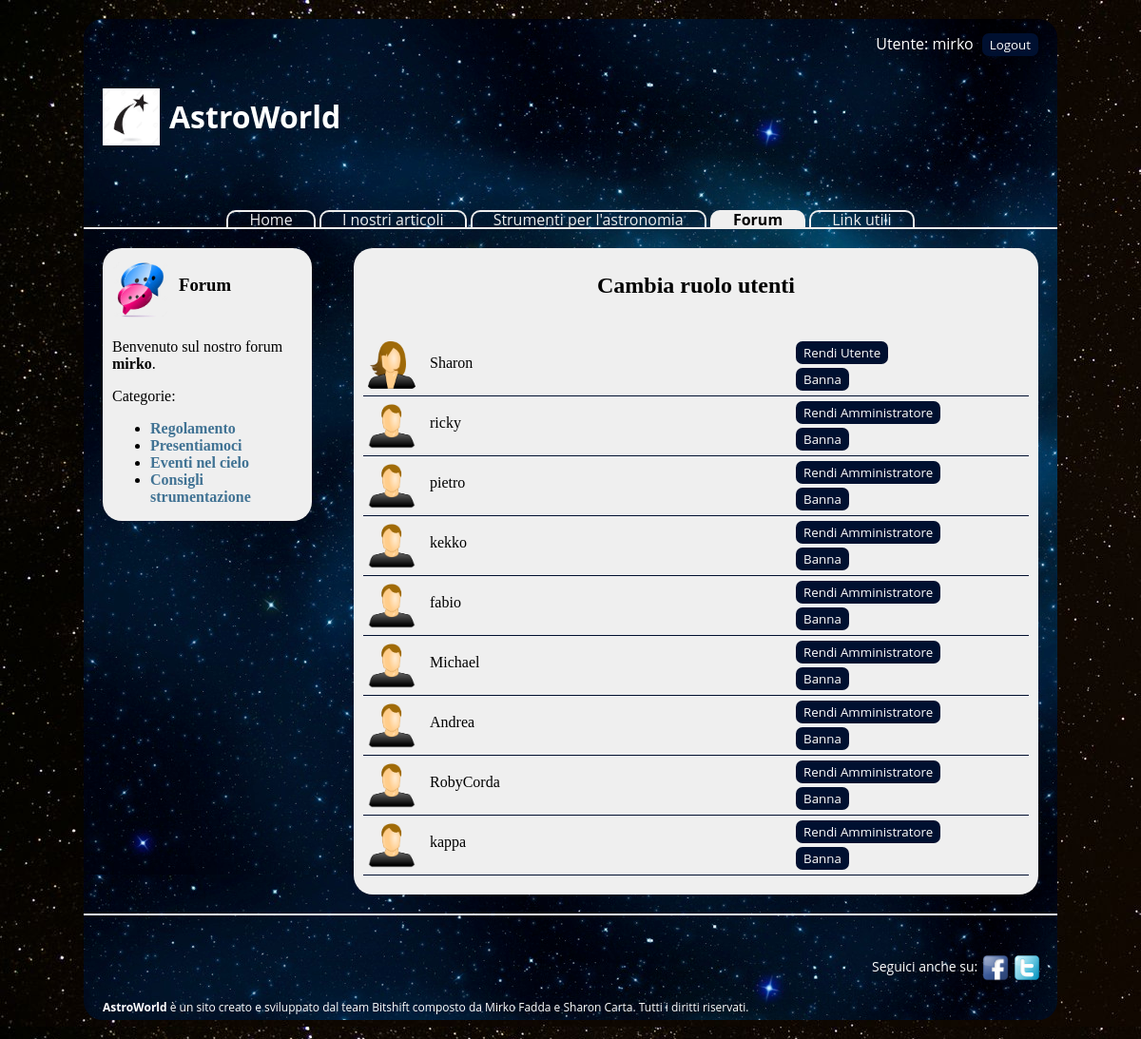
The page /index.php?page=forum&subpage=cambiaRuolo_Banna (signed in) on the database its author committed.
### tables this page shows
CREATE TABLE IF NOT EXISTS `categorie` (
  `id` bigint(20) unsigned NOT NULL AUTO_INCREMENT,
  `nome` varchar(128) DEFAULT NULL,
  UNIQUE KEY `id` (`id`)
);

CREATE TABLE IF NOT EXISTS `utenti` (
  `id` bigint(20) unsigned NOT NULL AUTO_INCREMENT,
  `username` varchar(128) DEFAULT NULL,
  `password` varchar(128) DEFAULT NULL,
  `eta` int(11) DEFAULT NULL,
  `sesso` varchar(128) DEFAULT NULL,
  `email` varchar(128) DEFAULT NULL,
  `citta` varchar(128) DEFAULT NULL,
  `ruolo` int(11) DEFAULT NULL,
  UNIQUE KEY `id` (`id`),
  UNIQUE KEY `id_2` (`id`)
);

### php/controller/ControllerForum.php (called while the page is built, shortened)
<?php
include_once("php/model/Utente.php");
include_once("php/model/Categoria.php");
class ControllerForum extends ControllerBase{
    public function gestisciOperazioni(&$request){
        $vista = ImpostaPagina::creaIstanza();
        if(isset($request['subpage'])){
            switch($request['subpage']){
                case 'cambiaRuolo_Banna':
                    if($_SESSION['userRole'] == Utente::Amministratore){
                        $listaUtenti = $this->mostraCambiaRuoloBanna($vista);
                        $listaCategorie = $this->mostraForum($vista);
                    } else{
                        include("php/view/accessoNegato.php");
                        exit();
                    }
                    break;
            }
        }
        include ("php/view/master.php");
    }
    protected function mostraCambiaRuoloBanna($vista){
        return Utente::caricaElencoUtenti();
    }
    protected function mostraForum(ImpostaPagina $vista){
	    return Categoria::caricaElencoCategorie();
    }
}
?>

### php/model/Categoria.php (called while the page is built, shortened)
<?php
class Categoria{
    private $id;
    private $nome;
    public function setId($id){
        if(filter_var($id, FILTER_VALIDATE_INT)){
            $this->id = $id;
        }
    }
    public function getId(){
        return $this->id;
    }
    public function setNome($nome){
        $this->nome = $nome;
    }
    public function getNome(){
        return $this->nome;
    }
    public static function creaCategoriaDaArray($array){
        $categoria = new Categoria();
        if(isset($array['id'])){
            $categoria->setId($array['id']);
        }
        $categoria->setNome($array['nome']);
        return $categoria;
    }
    public static function caricaElencoCategorie(){
        $db = Database::caricaDatabase();
        $client = $db->connetti();
        $query = "SELECT id, nome FROM categorie";
        $risultato = $client->query($query);
        if($risultato->num_rows > 0){
            while($categoria = $risultato->fetch_array()){
                $listaCategorie[] = Categoria::creaCategoriaDaArray($categoria);
            }
            return $listaCategorie;
        } else{
            $client->close();
            return false;
        }
    }
}
?>

### php/model/Utente.php (called while the page is built, shortened)
<?php
class Utente{
	private $username;
	private $sesso;
	private $ruolo;
	public function getUsername(){
		return $this->username;
	}
	public function setUsername($username){
		$this->username = $username;
	}
	public function setEta($eta){
        if(filter_var($eta, FILTER_VALIDATE_INT)){
            return true;
        } else return false;
    }
    public function getSesso(){
        return $this->sesso;
    }
    public function setSesso($sesso){
        $this->sesso = $sesso;
    }
    public function setEmail($email){
        if(filter_var($email, FILTER_VALIDATE_EMAIL)){
            return true;
        } else return false;
    }
    public function getRuolo(){
        return $this->ruolo;
    }
    public function setRuolo($ruolo){
        switch($ruolo){
            case self::Amministratore:
            case self::User:
            case self::Bannato:
                $this->ruolo = $ruolo;
                return true;
        }
    }
    public static function creaUtenteDaArray($array){
        $utente = new Utente();
        if(isset($array['id'])){
            $utente->setId($array['id']);
        }
        $utente->setUsername($array['username']);
        $utente->setPassword($array['password']);
        $utente->setSesso($array['sesso']);
        $utente->setCitta($array['citta']);
        return $utente;
    }
    public static function caricaElencoUtenti(){
        $db = Database::caricaDatabase();
        $client = $db->connetti();
        $query = "SELECT * FROM utenti";
        $risultato = $client->query($query);
        if($risultato->num_rows > 0){
            while($utente = $risultato->fetch_array()){
                $listaUtenti[] = Utente::creaUtenteDaArray($utente);
            }
            return $listaUtenti;
        } else{
            $client->close();
            return false;
        }
    }
}
?>

### php/view/forum/cambiaRuolo-content.php (the view, shortened to what this page needs)
<div id="titoloContent">
    <h1>Cambia ruolo utenti</h1>
</div>
<?php
if(!isset($listaUtenti)){
?>
    <p>
        <?= "Impossibile caricare la lista utenti" ?>
    </p>
<?php
} else if($listaUtenti == false){
?>
        <p>
            <?= "Non ci sono utenti registrati" ?>
        </p>
    <?php
    } else{
        ?>
            <div id="cambiaRuoloBanna">
                <ul>
                    <?php
                    foreach($listaUtenti as $utente){
                        if($utente->getUsername() == $_SESSION['userLogged']){
                            echo "";
                        } else{
                        ?>
                            <div class="listaUtenti">
                                <li class="utente" id="<?=$utente->getSesso()?>">
                                    <span><?=$utente->getUsername()?></span>
                                </li>
                                <?php
                                    if($utente->getRuolo() != Utente::Bannato){
                                ?>
                                    <form class="cambia-ruolo" method="post" action="index.php?page=forum">
                                        <input class="button" id="cRuolo" type="submit"
                                               value="Rendi <?= $utente->getRuolo() == 1 ? 'Utente' : 'Amministratore' ?>"/>
                                    </form>
                                    <?php
                                    }
                                    ?>
                                    <form class="banna" method="post" action="index.php?page=forum">
                                        <input class="button" id="ban" type="submit"
                                               value="<?= $utente->getRuolo() == 3 ? 'Sblocca' : 'Banna' ?>"/>
                                    </form>
                            </div>
                            <?php
                        }
                    }
                    ?>
                </ul>
             </div>
                 <?php
    }
    ?>

### php/view/forum/sidebar.php
<div class="titoloSidebar" id="forumSide">
    <h3> Forum </h3>
</div>
<p>
   	Benvenuto sul nostro forum
   	<?php
   	    if(isset($_SESSION['userLogged']))
   	        echo "<strong>".$_SESSION['userLogged']."</strong>";
   	?>.
</p>
<p>
    Categorie:
    <?php
    if(!isset($listaCategorie)){
    ?>
        <p>
            <?= "Impossibile caricare la lista delle categorie." ?>
        </p>
    <?php
    } else if($listaCategorie == false){
         ?>
              <p>
                  <?= "Non sono presenti categorie." ?>
              </p>
         <?php
         } else{
         ?>
   	        <ul id="categorieSidebar">
   	        <?php
   	        foreach($listaCategorie as $category){
   	            ?>
   	            <li><a href="index.php?page=forum&subpage=categoria&id=<?=$category->getId()?>">
   	                   <?=$category->getNome()?>
   	                </a>
   	            </li>
   	        <?php
   	        }
   	        ?>
   	        </ul>
   	     <?php
   	     }
   	     ?>
</p>

### css/astro.css (style rules this page uses)
body { background-image: url("../images/sky.jpg"); font-family: "Open Sans", Arial, sans-serif; }
div.titoloSidebar { position: relative; top: -5px; height: 60px; line-height: 50px; padding-left: 70px; color: black; }
div#forumSide { background-image: url("../images/forum.png"); background-repeat: no-repeat; background-size: 60px 60px; }
ul#categorieSidebar a:link { font-weight: bold; color: #417394; text-decoration: none; }
div#titoloContent { font-size: 12px; text-align: center; }
.button { font-family: "Open Sans", Arial, sans-serif; color: white; border-style: solid; border-color: #001030; border-radius: 7px; background-color: #001030; width:auto; height: auto; margin: 5px; }
div#cambiaRuoloBanna { margin-top: 50px; }
div#cambiaRuoloBanna ul { position: relative; margin-top: 20px; margin-bottom: 10px; }
div.listaUtenti { position: relative; margin-left: -40px; border-bottom: 1px solid #001030; padding-left: 5px; height: 52px; }
li.utente { position: relative; top: -5px; margin-top: 10px; margin-bottom: 10px; width: 400px; height: 50px; list-style-type: none; background-position: left; background-repeat: no-repeat; background-size: 50px 50px; line-height: 45px; }
li.utente#uomo { background-image: url("../images/user_man.png"); }
li.utente#donna { background-image: url("../images/user_woman.png"); }
li.utente span { position: absolute; left: 65px; }
form.cambia-ruolo { position: absolute; top: -10px; left: 450px; display: inline; }
form.banna { position: absolute; left: 450px; bottom: 0px; display: inline; }

### rows shown on the page
categorie: nome "Regolamento"
categorie: nome "Presentiamoci"
categorie: nome "Eventi nel cielo"
categorie: nome "Consigli strumentazione"
utenti: shows a picture, username "Sharon", ruolo "Rendi Utente", ruolo "Banna"
utenti: username "ricky", ruolo "Rendi Amministratore", ruolo "Banna"
utenti: username "pietro", ruolo "Rendi Amministratore", ruolo "Banna"
utenti: username "kekko", ruolo "Rendi Amministratore", ruolo "Banna"
utenti: username "fabio", ruolo "Rendi Amministratore", ruolo "Banna"
utenti: username "Michael", ruolo "Rendi Amministratore", ruolo "Banna"
utenti: username "Andrea", ruolo "Rendi Amministratore", ruolo "Banna"
utenti: username "RobyCorda", ruolo "Rendi Amministratore", ruolo "Banna"
utenti: username "kappa", ruolo "Rendi Amministratore", ruolo "Banna"

### other values the page prints
$_SESSION['userLogged'] "mirko"
